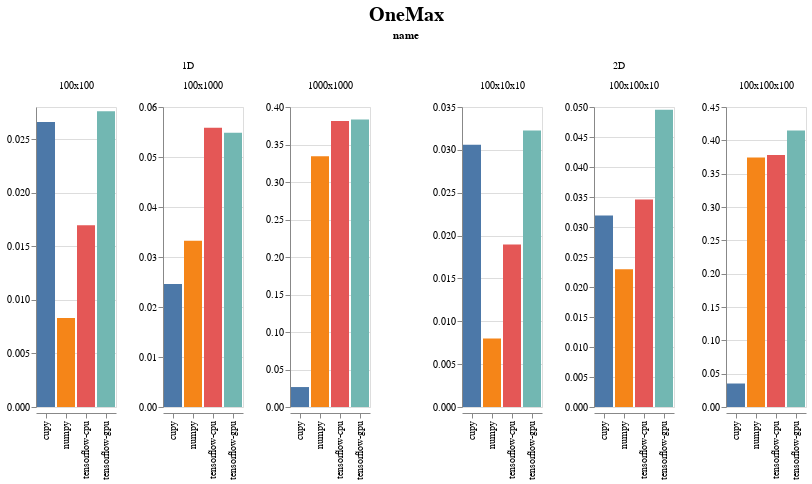

The code cell stored with this chart in its notebook:
### Markdown cell above
# End to End problems

### Code cell
display_chart('OneMax')

### Figure 1 — Vega-Lite specification as saved in the notebook (floating-point values rounded to 4 significant figures)
{"config": {"view": {"continuousWidth": 400, "continuousHeight": 300}, "title": {"anchor": "middle", "fontSize": 20, "offset": 5, "orient": "top"}}, "data": {"name": "data-77fadc98112faf2ede18bf145f946514"}, "facet": {"column": {"type": "nominal", "field": "name"}}, "spec": {"mark": "bar", "encoding": {"color": {"type": "nominal", "field": "backend", "legend": null}, "column": {"type": "nominal", "field": "shape_str", "sort": {"field": "input_size", "order": "ascending"}, "title": ""}, "x": {"type": "nominal", "axis": {"title": ""}, "field": "backend"}, "y": {"type": "quantitative", "axis": {"title": ""}, "field": "avg_time", "sort": "-x"}}, "resolve": {"scale": {"y": "independent"}}, "title": ""}, "spacing": 50, "title": "OneMax", "$schema": "https://vega.github.io/schema/vega-lite/v4.0.2.json", "datasets": {"data-77fadc98112faf2ede18bf145f946514": [{"avg_time": 0.0266, "backend": "cupy", "evoflow_version": "0.4.1", "generations": 10, "group": "OneMax", "input_size": 10000, "max_time": 0.03191, "min_time": 0.02394, "name": "1D", "num_runs": 3, "shape": [100, 100], "shape_str": "100x100", "std_time": 0.003761, "system": {"os": {"name": "Windows", "version": "10.0.18362"}, "memory": {"unit": "MB", "used": 15815, "total": 65451}, "cpu": {"name": "Intel64 Family 6 Model 158 Stepping 10, GenuineIntel", "cores": 12, "freqency": 3696.0}, "python": {"numpy": "1.18.3", "tensorflow": {"visible_gpu": ["/physical_device:GPU:0"], "version": "2.2.0"}, "cupy": "7.2.0"}, "gpu": [{"memory": {"unit": "MB", "total": 11264, "used": 1475}, "temperature": {"unit": "C"}, "driver": "445.87", "index": "0", "name": "GeForce RTX 2080 Ti", "value": "60", "usage": "1"}]}, "test_name": "OneMax1D", "test_type": "Problem", "ts": 1590167235}, {"avg_time": 0.02759, "backend": "tensorflow-gpu", "evoflow_version": "0.4.1", "generations": 10, "group": "OneMax", "input_size": 10000, "max_time": 0.02793, "min_time": 0.02693, "name": "1D", "num_runs": 3, "shape": [100, 100], "shape_str": "100x100", "std_time": 0.0004695, "system": {"os": {"name": "Windows", "version": "10.0.18362"}, "memory": {"unit": "MB", "used": 15765, "total": 65451}, "cpu": {"name": "Intel64 Family 6 Model 158 Stepping 10, GenuineIntel", "cores": 12, "freqency": 3696.0}, "python": {"numpy": "1.18.3", "tensorflow": {"visible_gpu": ["/physical_device:GPU:0"], "version": "2.2.0"}, "cupy": "7.2.0"}, "gpu": [{"memory": {"unit": "MB", "total": 11264, "used": 1471}, "temperature": {"unit": "C"}, "driver": "445.87", "index": "0", "name": "GeForce RTX 2080 Ti", "value": "58", "usage": "0"}]}, "test_name": "OneMax1D", "test_type": "Problem", "ts": 1590167273}, {"avg_time": 0.03225, "backend": "tensorflow-gpu", "evoflow_version": "0.4.1", "generations": 10, "group": "OneMax", "input_size": 10000, "max_time": 0.03291, "min_time": 0.03191, "name": "2D", "num_runs": 3, "shape": [100, 10, 10], "shape_str": "100x10x10", "std_time": 0.0004703, "system": {"os": {"name": "Windows", "version": "10.0.18362"}, "memory": {"unit": "MB", "used": 15765, "total": 65451}, "cpu": {"name": "Intel64 Family 6 Model 158 Stepping 10, GenuineIntel", "cores": 12, "freqency": 3696.0}, "python": {"numpy": "1.18.3", "tensorflow": {"visible_gpu": ["/physical_device:GPU:0"], "version": "2.2.0"}, "cupy": "7.2.0"}, "gpu": [{"memory": {"unit": "MB", "total": 11264, "used": 1471}, "temperature": {"unit": "C"}, "driver": "445.87", "index": "0", "name": "GeForce RTX 2080 Ti", "value": "58", "usage": "0"}]}, "test_name": "OneMax2D", "test_type": "Problem", "ts": 1590167273}, {"avg_time": 0.03058, "backend": "cupy", "evoflow_version": "0.4.1", "generations": 10, "group": "OneMax", "input_size": 10000, "max_time": 0.03092, "min_time": 0.02992, "name": "2D", "num_runs": 3, "shape": [100, 10, 10], "shape_str": "100x10x10", "std_time": 0.0004702, "system": {"os": {"name": "Windows", "version": "10.0.18362"}, "memory": {"unit": "MB", "used": 15815, "total": 65451}, "cpu": {"name": "Intel64 Family 6 Model 158 Stepping 10, GenuineIntel", "cores": 12, "freqency": 3696.0}, "python": {"numpy": "1.18.3", "tensorflow": {"visible_gpu": ["/physical_device:GPU:0"], "version": "2.2.0"}, "cupy": "7.2.0"}, "gpu": [{"memory": {"unit": "MB", "total": 11264, "used": 1475}, "temperature": {"unit": "C"}, "driver": "445.87", "index": "0", "name": "GeForce RTX 2080 Ti", "value": "60", "usage": "1"}]}, "test_name": "OneMax2D", "test_type": "Problem", "ts": 1590167235}, {"avg_time": 0.01695, "backend": "tensorflow-cpu", "evoflow_version": "0.4.1", "generations": 10, "group": "OneMax", "input_size": 10000, "max_time": 0.01695, "min_time": 0.01695, "name": "1D", "num_runs": 3, "shape": [100, 100], "shape_str": "100x100", "std_time": 0.0, "system": {"os": {"name": "Windows", "version": "10.0.18362"}, "memory": {"unit": "MB", "used": 15807, "total": 65451}, "cpu": {"name": "Intel64 Family 6 Model 158 Stepping 10, GenuineIntel", "cores": 12, "freqency": 3696.0}, "python": {"numpy": "1.18.3", "tensorflow": {"visible_gpu": [], "version": "2.2.0"}, "cupy": "7.2.0"}, "gpu": []}, "test_name": "OneMax1D", "test_type": "Problem", "ts": 1590167261}, {"avg_time": 0.008311, "backend": "numpy", "evoflow_version": "0.4.1", "generations": 10, "group": "OneMax", "input_size": 10000, "max_time": 0.008976, "min_time": 0.007979, "name": "1D", "num_runs": 3, "shape": [100, 100], "shape_str": "100x100", "std_time": 0.00047, "system": {"os": {"name": "Windows", "version": "10.0.18362"}, "memory": {"unit": "MB", "used": 15771, "total": 65451}, "cpu": {"name": "Intel64 Family 6 Model 158 Stepping 10, GenuineIntel", "cores": 12, "freqency": 3696.0}, "python": {"numpy": "1.18.3", "tensorflow": {"visible_gpu": ["/physical_device:GPU:0"], "version": "2.2.0"}, "cupy": "7.2.0"}, "gpu": []}, "test_name": "OneMax1D", "test_type": "Problem", "ts": 1590167246}, {"avg_time": 0.01895, "backend": "tensorflow-cpu", "evoflow_version": "0.4.1", "generations": 10, "group": "OneMax", "input_size": 10000, "max_time": 0.01895, "min_time": 0.01895, "name": "2D", "num_runs": 3, "shape": [100, 10, 10], "shape_str": "100x10x10", "std_time": 2.248e-07, "system": {"os": {"name": "Windows", "version": "10.0.18362"}, "memory": {"unit": "MB", "used": 15807, "total": 65451}, "cpu": {"name": "Intel64 Family 6 Model 158 Stepping 10, GenuineIntel", "cores": 12, "freqency": 3696.0}, "python": {"numpy": "1.18.3", "tensorflow": {"visible_gpu": [], "version": "2.2.0"}, "cupy": "7.2.0"}, "gpu": []}, "test_name": "OneMax2D", "test_type": "Problem", "ts": 1590167261}, {"avg_time": 0.007979, "backend": "numpy", "evoflow_version": "0.4.1", "generations": 10, "group": "OneMax", "input_size": 10000, "max_time": 0.007979, "min_time": 0.007979, "name": "2D", "num_runs": 3, "shape": [100, 10, 10], "shape_str": "100x10x10", "std_time": 0.0, "system": {"os": {"name": "Windows", "version": "10.0.18362"}, "memory": {"unit": "MB", "used": 15771, "total": 65451}, "cpu": {"name": "Intel64 Family 6 Model 158 Stepping 10, GenuineIntel", "cores": 12, "freqency": 3696.0}, "python": {"numpy": "1.18.3", "tensorflow": {"visible_gpu": ["/physical_device:GPU:0"], "version": "2.2.0"}, "cupy": "7.2.0"}, "gpu": []}, "test_name": "OneMax2D", "test_type": "Problem", "ts": 1590167246}, {"avg_time": 0.05585, "backend": "tensorflow-cpu", "evoflow_version": "0.4.1", "generations": 10, "group": "OneMax", "input_size": 100000, "max_time": 0.06184, "min_time": 0.04887, "name": "1D", "num_runs": 3, "shape": [100, 1000], "shape_str": "100x1000", "std_time": 0.00534, "system": {"os": {"name": "Windows", "version": "10.0.18362"}, "memory": {"unit": "MB", "used": 15807, "total": 65451}, "cpu": {"name": "Intel64 Family 6 Model 158 Stepping 10, GenuineIntel", "cores": 12, "freqency": 3696.0}, "python": {"numpy": "1.18.3", "tensorflow": {"visible_gpu": [], "version": "2.2.0"}, "cupy": "7.2.0"}, "gpu": []}, "test_name": "OneMax1D", "test_type": "Problem", "ts": 1590167261}, {"avg_time": 0.04953, "backend": "tensorflow-gpu", "evoflow_version": "0.4.1", "generations": 10, "group": "OneMax", "input_size": 100000, "max_time": 0.04987, "min_time": 0.04887, "name": "2D", "num_runs": 3, "shape": [100, 100, 10], "shape_str": "100x100x10", "std_time": 0.0004701, "system": {"os": {"name": "Windows", "version": "10.0.18362"}, "memory": {"unit": "MB", "used": 15765, "total": 65451}, "cpu": {"name": "Intel64 Family 6 Model 158 Stepping 10, GenuineIntel", "cores": 12, "freqency": 3696.0}, "python": {"numpy": "1.18.3", "tensorflow": {"visible_gpu": ["/physical_device:GPU:0"], "version": "2.2.0"}, "cupy": "7.2.0"}, "gpu": [{"memory": {"unit": "MB", "total": 11264, "used": 1471}, "temperature": {"unit": "C"}, "driver": "445.87", "index": "0", "name": "GeForce RTX 2080 Ti", "value": "58", "usage": "0"}]}, "test_name": "OneMax2D", "test_type": "Problem", "ts": 1590167273}, {"avg_time": 0.05485, "backend": "tensorflow-gpu", "evoflow_version": "0.4.1", "generations": 10, "group": "OneMax", "input_size": 100000, "max_time": 0.05585, "min_time": 0.05386, "name": "1D", "num_runs": 3, "shape": [100, 1000], "shape_str": "100x1000", "std_time": 0.0008136, "system": {"os": {"name": "Windows", "version": "10.0.18362"}, "memory": {"unit": "MB", "used": 15765, "total": 65451}, "cpu": {"name": "Intel64 Family 6 Model 158 Stepping 10, GenuineIntel", "cores": 12, "freqency": 3696.0}, "python": {"numpy": "1.18.3", "tensorflow": {"visible_gpu": ["/physical_device:GPU:0"], "version": "2.2.0"}, "cupy": "7.2.0"}, "gpu": [{"memory": {"unit": "MB", "total": 11264, "used": 1471}, "temperature": {"unit": "C"}, "driver": "445.87", "index": "0", "name": "GeForce RTX 2080 Ti", "value": "58", "usage": "0"}]}, "test_name": "OneMax1D", "test_type": "Problem", "ts": 1590167273}, {"avg_time": 0.03324, "backend": "numpy", "evoflow_version": "0.4.1", "generations": 10, "group": "OneMax", "input_size": 100000, "max_time": 0.03391, "min_time": 0.03291, "name": "1D", "num_runs": 3, "shape": [100, 1000], "shape_str": "100x1000", "std_time": 0.0004703, "system": {"os": {"name": "Windows", "version": "10.0.18362"}, "memory": {"unit": "MB", "used": 15771, "total": 65451}, "cpu": {"name": "Intel64 Family 6 Model 158 Stepping 10, GenuineIntel", "cores": 12, "freqency": 3696.0}, "python": {"numpy": "1.18.3", "tensorflow": {"visible_gpu": ["/physical_device:GPU:0"], "version": "2.2.0"}, "cupy": "7.2.0"}, "gpu": []}, "test_name": "OneMax1D", "test_type": "Problem", "ts": 1590167246}, {"avg_time": 0.03191, "backend": "cupy", "evoflow_version": "0.4.1", "generations": 10, "group": "OneMax", "input_size": 100000, "max_time": 0.03291, "min_time": 0.03092, "name": "2D", "num_runs": 3, "shape": [100, 100, 10], "shape_str": "100x100x10", "std_time": 0.0008144, "system": {"os": {"name": "Windows", "version": "10.0.18362"}, "memory": {"unit": "MB", "used": 15815, "total": 65451}, "cpu": {"name": "Intel64 Family 6 Model 158 Stepping 10, GenuineIntel", "cores": 12, "freqency": 3696.0}, "python": {"numpy": "1.18.3", "tensorflow": {"visible_gpu": ["/physical_device:GPU:0"], "version": "2.2.0"}, "cupy": "7.2.0"}, "gpu": [{"memory": {"unit": "MB", "total": 11264, "used": 1475}, "temperature": {"unit": "C"}, "driver": "445.87", "index": "0", "name": "GeForce RTX 2080 Ti", "value": "60", "usage": "1"}]}, "test_name": "OneMax2D", "test_type": "Problem", "ts": 1590167235}, {"avg_time": 0.0246, "backend": "cupy", "evoflow_version": "0.4.1", "generations": 10, "group": "OneMax", "input_size": 100000, "max_time": 0.02493, "min_time": 0.02394, "name": "1D", "num_runs": 3, "shape": [100, 1000], "shape_str": "100x1000", "std_time": 0.0004701, "system": {"os": {"name": "Windows", "version": "10.0.18362"}, "memory": {"unit": "MB", "used": 15815, "total": 65451}, "cpu": {"name": "Intel64 Family 6 Model 158 Stepping 10, GenuineIntel", "cores": 12, "freqency": 3696.0}, "python": {"numpy": "1.18.3", "tensorflow": {"visible_gpu": ["/physical_device:GPU:0"], "version": "2.2.0"}, "cupy": "7.2.0"}, "gpu": [{"memory": {"unit": "MB", "total": 11264, "used": 1475}, "temperature": {"unit": "C"}, "driver": "445.87", "index": "0", "name": "GeForce RTX 2080 Ti", "value": "60", "usage": "1"}]}, "test_name": "OneMax1D", "test_type": "Problem", "ts": 1590167235}, {"avg_time": 0.02294, "backend": "numpy", "evoflow_version": "0.4.1", "generations": 10, "group": "OneMax", "input_size": 100000, "max_time": 0.02394, "min_time": 0.02194, "name": "2D", "num_runs": 3, "shape": [100, 100, 10], "shape_str": "100x100x10", "std_time": 0.0008143, "system": {"os": {"name": "Windows", "version": "10.0.18362"}, "memory": {"unit": "MB", "used": 15771, "total": 65451}, "cpu": {"name": "Intel64 Family 6 Model 158 Stepping 10, GenuineIntel", "cores": 12, "freqency": 3696.0}, "python": {"numpy": "1.18.3", "tensorflow": {"visible_gpu": ["/physical_device:GPU:0"], "version": "2.2.0"}, "cupy": "7.2.0"}, "gpu": []}, "test_name": "OneMax2D", "test_type": "Problem", "ts": 1590167246}, {"avg_time": 0.03457, "backend": "tensorflow-cpu", "evoflow_version": "0.4.1", "generations": 10, "group": "OneMax", "input_size": 100000, "max_time": 0.03491, "min_time": 0.03391, "name": "2D", "num_runs": 3, "shape": [100, 100, 10], "shape_str": "100x100x10", "std_time": 0.0004701, "system": {"os": {"name": "Windows", "version": "10.0.18362"}, "memory": {"unit": "MB", "used": 15807, "total": 65451}, "cpu": {"name": "Intel64 Family 6 Model 158 Stepping 10, GenuineIntel", "cores": 12, "freqency": 3696.0}, "python": {"numpy": "1.18.3", "tensorflow": {"visible_gpu": [], "version": "2.2.0"}, "cupy": "7.2.0"}, "gpu": []}, "test_name": "OneMax2D", "test_type": "Problem", "ts": 1590167261}, {"avg_time": 0.3833, "backend": "tensorflow-gpu", "evoflow_version": "0.4.1", "generations": 10, "group": "OneMax", "input_size": 1000000, "max_time": 0.384, "min_time": 0.383, "name": "1D", "num_runs": 3, "shape": [1000, 1000], "shape_str": "1000x1000", "std_time": 0.0004658, "system": {"os": {"name": "Windows", "version": "10.0.18362"}, "memory": {"unit": "MB", "used": 15765, "total": 65451}, "cpu": {"name": "Intel64 Family 6 Model 158 Stepping 10, GenuineIntel", "cores": 12, "freqency": 3696.0}, "python": {"numpy": "1.18.3", "tensorflow": {"visible_gpu": ["/physical_device:GPU:0"], "version": "2.2.0"}, "cupy": "7.2.0"}, "gpu": [{"memory": {"unit": "MB", "total": 11264, "used": 1471}, "temperature": {"unit": "C"}, "driver": "445.87", "index": "0", "name": "GeForce RTX 2080 Ti", "value": "58", "usage": "0"}]}, "test_name": "OneMax1D", "test_type": "Problem", "ts": 1590167273}, {"avg_time": 0.3743, "backend": "numpy", "evoflow_version": "0.4.1", "generations": 10, "group": "OneMax", "input_size": 1000000, "max_time": 0.382, "min_time": 0.368, "name": "2D", "num_runs": 3, "shape": [100, 100, 100], "shape_str": "100x100x100", "std_time": 0.005777, "system": {"os": {"name": "Windows", "version": "10.0.18362"}, "memory": {"unit": "MB", "used": 15771, "total": 65451}, "cpu": {"name": "Intel64 Family 6 Model 158 Stepping 10, GenuineIntel", "cores": 12, "freqency": 3696.0}, "python": {"numpy": "1.18.3", "tensorflow": {"visible_gpu": ["/physical_device:GPU:0"], "version": "2.2.0"}, "cupy": "7.2.0"}, "gpu": []}, "test_name": "OneMax2D", "test_type": "Problem", "ts": 1590167246}, {"avg_time": 0.3813, "backend": "tensorflow-cpu", "evoflow_version": "0.4.1", "generations": 10, "group": "OneMax", "input_size": 1000000, "max_time": 0.4418, "min_time": 0.3451, "name": "1D", "num_runs": 3, "shape": [1000, 1000], "shape_str": "1000x1000", "std_time": 0.04306, "system": {"os": {"name": "Windows", "version": "10.0.18362"}, "memory": {"unit": "MB", "used": 15807, "total": 65451}, "cpu": {"name": "Intel64 Family 6 Model 158 Stepping 10, GenuineIntel", "cores": 12, "freqency": 3696.0}, "python": {"numpy": "1.18.3", "tensorflow": {"visible_gpu": [], "version": "2.2.0"}, "cupy": "7.2.0"}, "gpu": []}, "test_name": "OneMax1D", "test_type": "Problem", "ts": 1590167261}, {"avg_time": 0.3343, "backend": "numpy", "evoflow_version": "0.4.1", "generations": 10, "group": "OneMax", "input_size": 1000000, "max_time": 0.3386, "min_time": 0.3311, "name": "1D", "num_runs": 3, "shape": [1000, 1000], "shape_str": "1000x1000", "std_time": 0.003165, "system": {"os": {"name": "Windows", "version": "10.0.18362"}, "memory": {"unit": "MB", "used": 15771, "total": 65451}, "cpu": {"name": "Intel64 Family 6 Model 158 Stepping 10, GenuineIntel", "cores": 12, "freqency": 3696.0}, "python": {"numpy": "1.18.3", "tensorflow": {"visible_gpu": ["/physical_device:GPU:0"], "version": "2.2.0"}, "cupy": "7.2.0"}, "gpu": []}, "test_name": "OneMax1D", "test_type": "Problem", "ts": 1590167246}, {"avg_time": 0.03524, "backend": "cupy", "evoflow_version": "0.4.1", "generations": 10, "group": "OneMax", "input_size": 1000000, "max_time": 0.0359, "min_time": 0.03491, "name": "2D", "num_runs": 3, "shape": [100, 100, 100], "shape_str": "100x100x100", "std_time": 0.00047, "system": {"os": {"name": "Windows", "version": "10.0.18362"}, "memory": {"unit": "MB", "used": 15815, "total": 65451}, "cpu": {"name": "Intel64 Family 6 Model 158 Stepping 10, GenuineIntel", "cores": 12, "freqency": 3696.0}, "python": {"numpy": "1.18.3", "tensorflow": {"visible_gpu": ["/physical_device:GPU:0"], "version": "2.2.0"}, "cupy": "7.2.0"}, "gpu": [{"memory": {"unit": "MB", "total": 11264, "used": 1475}, "temperature": {"unit": "C"}, "driver": "445.87", "index": "0", "name": "GeForce RTX 2080 Ti", "value": "60", "usage": "1"}]}, "test_name": "OneMax2D", "test_type": "Problem", "ts": 1590167235}, {"avg_time": 0.0266, "backend": "cupy", "evoflow_version": "0.4.1", "generations": 10, "group": "OneMax", "input_size": 1000000, "max_time": 0.02693, "min_time": 0.02593, "name": "1D", "num_runs": 3, "shape": [1000, 1000], "shape_str": "1000x1000", "std_time": 0.0004703, "system": {"os": {"name": "Windows", "version": "10.0.18362"}, "memory": {"unit": "MB", "used": 15815, "total": 65451}, "cpu": {"name": "Intel64 Family 6 Model 158 Stepping 10, GenuineIntel", "cores": 12, "freqency": 3696.0}, "python": {"numpy": "1.18.3", "tensorflow": {"visible_gpu": ["/physical_device:GPU:0"], "version": "2.2.0"}, "cupy": "7.2.0"}, "gpu": [{"memory": {"unit": "MB", "total": 11264, "used": 1475}, "temperature": {"unit": "C"}, "driver": "445.87", "index": "0", "name": "GeForce RTX 2080 Ti", "value": "60", "usage": "1"}]}, "test_name": "OneMax1D", "test_type": "Problem", "ts": 1590167235}, {"avg_time": 0.378, "backend": "tensorflow-cpu", "evoflow_version": "0.4.1", "generations": 10, "group": "OneMax", "input_size": 1000000, "max_time": 0.381, "min_time": 0.375, "name": "2D", "num_runs": 3, "shape": [100, 100, 100], "shape_str": "100x100x100", "std_time": 0.002443, "system": {"os": {"name": "Windows", "version": "10.0.18362"}, "memory": {"unit": "MB", "used": 15807, "total": 65451}, "cpu": {"name": "Intel64 Family 6 Model 158 Stepping 10, GenuineIntel", "cores": 12, "freqency": 3696.0}, "python": {"numpy": "1.18.3", "tensorflow": {"visible_gpu": [], "version": "2.2.0"}, "cupy": "7.2.0"}, "gpu": []}, "test_name": "OneMax2D", "test_type": "Problem", "ts": 1590167261}, {"avg_time": 0.4149, "backend": "tensorflow-gpu", "evoflow_version": "0.4.1", "generations": 10, "group": "OneMax", "input_size": 1000000, "max_time": 0.4189, "min_time": 0.4109, "name": "2D", "num_runs": 3, "shape": [100, 100, 100], "shape_str": "100x100x100", "std_time": 0.003257, "system": {"os": {"name": "Windows", "version": "10.0.18362"}, "memory": {"unit": "MB", "used": 15765, "total": 65451}, "cpu": {"name": "Intel64 Family 6 Model 158 Stepping 10, GenuineIntel", "cores": 12, "freqency": 3696.0}, "python": {"numpy": "1.18.3", "tensorflow": {"visible_gpu": ["/physical_device:GPU:0"], "version": "2.2.0"}, "cupy": "7.2.0"}, "gpu": [{"memory": {"unit": "MB", "total": 11264, "used": 1471}, "temperature": {"unit": "C"}, "driver": "445.87", "index": "0", "name": "GeForce RTX 2080 Ti", "value": "58", "usage": "0"}]}, "test_name": "OneMax2D", "test_type": "Problem", "ts": 1590167273}]}}
